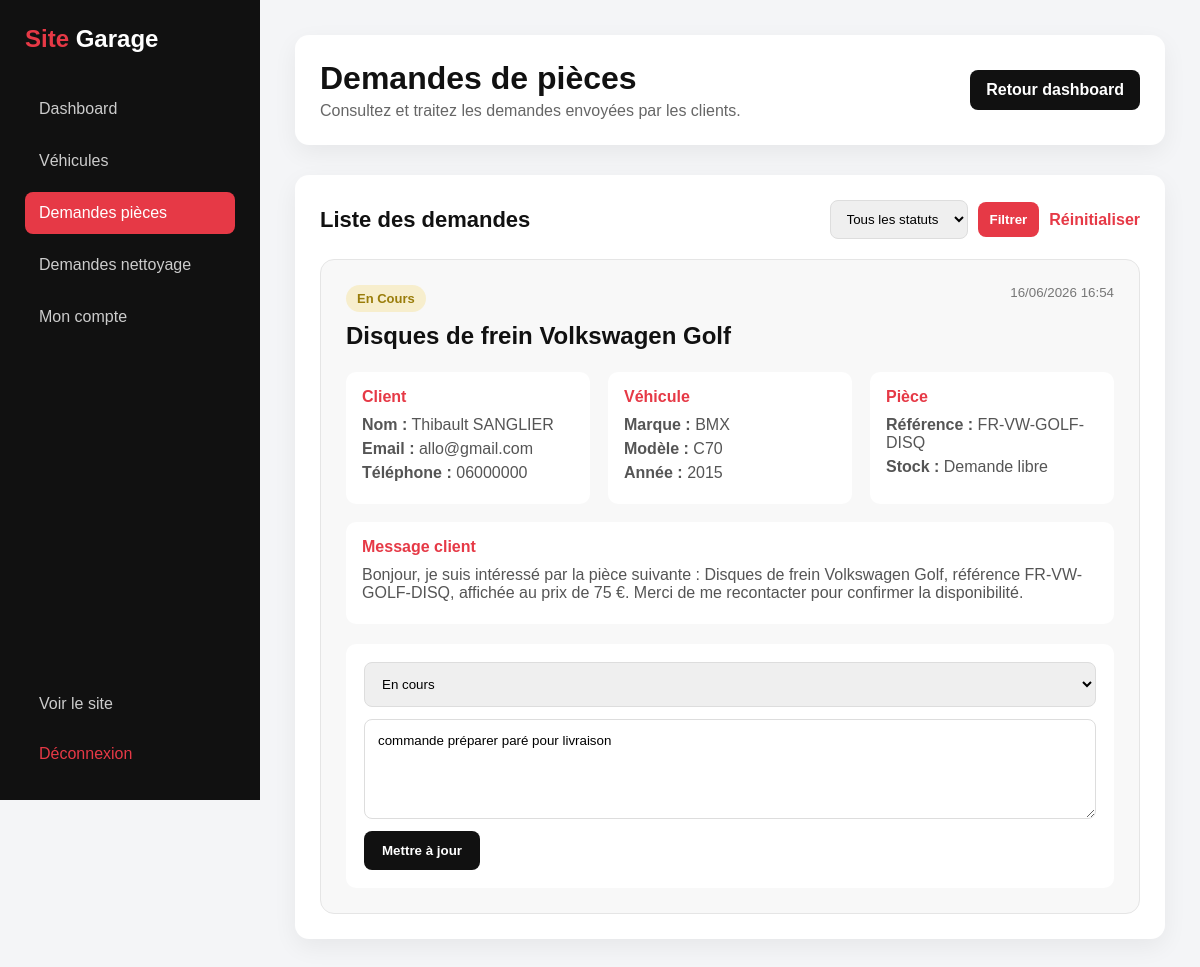
The app's page /admin/demandes_pieces.php (signed in) with its own data.
### tables this page shows
CREATE TABLE `demandes_pieces` (
  `id_demande_piece` int(11) NOT NULL AUTO_INCREMENT,
  `id_piece` int(11) DEFAULT NULL,
  `nom_client` varchar(120) NOT NULL,
  `email_client` varchar(150) NOT NULL,
  `telephone_client` varchar(30) NOT NULL,
  `marque_vehicule` varchar(100) DEFAULT NULL,
  `modele_vehicule` varchar(100) DEFAULT NULL,
  `annee_vehicule` varchar(20) DEFAULT NULL,
  `piece_recherchee` varchar(150) NOT NULL,
  `reference_piece` varchar(100) DEFAULT NULL,
  `message` text DEFAULT NULL,
  `statut` enum('nouvelle','en_cours','trouvee','impossible','terminee') DEFAULT 'nouvelle',
  `note_admin` text DEFAULT NULL,
  `date_demande` datetime DEFAULT current_timestamp(),
  PRIMARY KEY (`id_demande_piece`),
  KEY `id_piece` (`id_piece`),
  CONSTRAINT `demandes_pieces_ibfk_1` FOREIGN KEY (`id_piece`) REFERENCES `pieces` (`id_piece`) ON DELETE SET NULL
);

### admin/demandes_pieces.php (the view, shortened to what this page needs)
<?php
require_once '../config/db.php';
include 'includes/admin_header.php';
include 'includes/admin_sidebar.php';
$sql = "
    SELECT dp.*, p.nom AS nom_piece_stock, p.prix AS prix_piece_stock
    FROM demandes_pieces dp
    LEFT JOIN pieces p ON dp.id_piece = p.id_piece
    WHERE 1=1
";
$params = [];
$sql .= " ORDER BY dp.date_demande DESC";
$stmt = $pdo->prepare($sql);
$stmt->execute($params);
$demandes = $stmt->fetchAll();
?>
<main class="admin-main">
    <header class="admin-topbar">
        <div>
            <h1>Demandes de pièces</h1>
            <p>Consultez et traitez les demandes envoyées par les clients.</p>
        </div>
        <a href="dashboard.php" class="admin-topbar-btn">Retour dashboard</a>
    </header>
    <section class="admin-panel">
        <div class="admin-panel-header">
            <h2>Liste des demandes</h2>
            <form method="GET" action="demandes_pieces.php" class="admin-filter-form">
                <select name="statut">
                    <option value="">Tous les statuts</option>
                </select>
                <button type="submit">Filtrer</button>
                <a href="demandes_pieces.php">Réinitialiser</a>
            </form>
        </div>
        <?php if (count($demandes) > 0): ?>
            <div class="admin-requests-grid">
                <?php foreach ($demandes as $demande): ?>
                    <article class="admin-request-card">
                        <div class="request-card-header">
                            <div>
                                <span class="request-status status-<?= htmlspecialchars($demande['statut']) ?>">
                                    <?= htmlspecialchars(str_replace('_', ' ', $demande['statut'])) ?>
                                </span>
                                <h3><?= htmlspecialchars($demande['piece_recherchee']) ?></h3>
                            </div>
                            <small>
                                <?= date('d/m/Y H:i', strtotime($demande['date_demande'])) ?>
                            </small>
                        </div>
                        <div class="request-card-body">
                            <div class="request-section">
                                <h4>Client</h4>
                                <p><strong>Nom :</strong> <?= htmlspecialchars($demande['nom_client']) ?></p>
                                <p><strong>Email :</strong> <?= htmlspecialchars($demande['email_client']) ?></p>
                                <p><strong>Téléphone :</strong> <?= htmlspecialchars($demande['telephone_client']) ?></p>
                            </div>
                            <div class="request-section">
                                <h4>Véhicule</h4>
                                <p><strong>Marque :</strong> <?= htmlspecialchars($demande['marque_vehicule'] ?: 'Non renseignée') ?></p>
                                <p><strong>Modèle :</strong> <?= htmlspecialchars($demande['modele_vehicule'] ?: 'Non renseigné') ?></p>
                                <p><strong>Année :</strong> <?= htmlspecialchars($demande['annee_vehicule'] ?: 'Non renseignée') ?></p>
                            </div>
                            <div class="request-section">
                                <h4>Pièce</h4>
                                <p><strong>Référence :</strong> <?= htmlspecialchars($demande['reference_piece'] ?: 'Non renseignée') ?></p>
                                <?php if (!empty($demande['nom_piece_stock'])): ?>
                                    <p><strong>Stock :</strong> <?= htmlspecialchars($demande['nom_piece_stock']) ?></p>
                                    <p><strong>Prix stock :</strong> <?= number_format($demande['prix_piece_stock'], 0, ',', ' ') ?> €</p>
                                <?php else: ?>
                                    <p><strong>Stock :</strong> Demande libre</p>
                                <?php endif; ?>
                            </div>
                            <div class="request-section full">
                                <h4>Message client</h4>
                                <p><?= nl2br(htmlspecialchars($demande['message'] ?: 'Aucun message.')) ?></p>
                            </div>
                        </div>
                        <form method="POST" action="demandes_pieces.php" class="request-update-form">
                            <div class="form-row">
                                <select name="statut">
                                    <option value="en_cours" <?= $demande['statut'] === 'en_cours' ? 'selected' : '' ?>>En cours</option>
                                </select>
                            </div>
                            <textarea
                                name="note_admin"
                                placeholder="Note interne pour cette demande..."
                            ><?= htmlspecialchars($demande['note_admin'] ?? '') ?></textarea>
                            <button type="submit" class="admin-save-btn">Mettre à jour</button>
                        </form>
                    </article>
                <?php endforeach; ?>
            </div>
        <?php else: ?>
            <p class="admin-empty">Aucune demande de pièce trouvée.</p>
        <?php endif; ?>
    </section>
</main>
<?php include 'includes/admin_footer.php'; ?>

### admin/css/style_admin.css (style rules this page uses)
* { margin: 0; padding: 0; box-sizing: border-box; }
body { font-family: Arial, Helvetica, sans-serif; background: #f4f5f7; color: #111; }
.admin-main { grid-column: 2; padding: 35px; }
.admin-topbar { background: #fff; border-radius: 14px; padding: 25px; margin-bottom: 30px; display: flex; justify-content: space-between; gap: 20px; align-items: center; box-shadow: 0 8px 25px rgba(0, 0, 0, 0.06); }
.admin-topbar h1 { font-size: 32px; margin-bottom: 5px; }
.admin-topbar p { color: #666; }
.admin-topbar-btn { background: #111; color: #fff; text-decoration: none; padding: 11px 16px; border-radius: 8px; font-weight: bold; }
.admin-panel { background: #fff; border-radius: 14px; padding: 25px; box-shadow: 0 8px 25px rgba(0, 0, 0, 0.06); }
.admin-panel-header { display: flex; justify-content: space-between; gap: 15px; align-items: center; margin-bottom: 20px; }
.admin-panel-header h2 { font-size: 22px; }
.admin-panel-header a { color: #e63946; text-decoration: none; font-weight: bold; }
.admin-filter-form { display: flex; gap: 10px; flex-wrap: wrap; align-items: center; }
.admin-filter-form select, .admin-filter-form button { padding: 10px 12px; border: 1px solid #ddd; border-radius: 8px; }
.admin-filter-form button { background: #e63946; color: #fff; border: none; font-weight: bold; cursor: pointer; }
.admin-filter-form a { color: #e63946; text-decoration: none; font-weight: bold; }
.admin-requests-grid { display: grid; gap: 22px; }
.admin-request-card { background: #f8f8f8; border: 1px solid #e5e5e5; border-radius: 14px; padding: 25px; }
.request-card-header { display: flex; justify-content: space-between; gap: 18px; align-items: flex-start; margin-bottom: 22px; }
.request-card-header h3 { margin-top: 10px; font-size: 24px; }
.request-card-header small { color: #777; white-space: nowrap; }
.request-status { display: inline-block; padding: 6px 11px; border-radius: 20px; font-weight: bold; font-size: 13px; text-transform: capitalize; }
.status-en_cours { background: rgba(241, 196, 15, 0.18); color: #9a7d0a; }
.request-card-body { display: grid; grid-template-columns: repeat(3, 1fr); gap: 18px; margin-bottom: 20px; }
.request-section { background: #fff; border-radius: 10px; padding: 16px; }
.request-section.full { grid-column: 1 / -1; }
.request-section h4 { margin-bottom: 10px; color: #e63946; }
.request-section p { color: #555; margin-bottom: 6px; }
.request-update-form { background: #fff; padding: 18px; border-radius: 10px; display: grid; gap: 12px; }
.request-update-form select, .request-update-form textarea { width: 100%; padding: 13px; border: 1px solid #ddd; border-radius: 8px; font-family: Arial, Helvetica, sans-serif; }
.request-update-form textarea { min-height: 100px; resize: vertical; }
.admin-save-btn { justify-self: flex-start; background: #111; color: #fff; border: none; padding: 12px 18px; border-radius: 8px; font-weight: bold; cursor: pointer; }

### records on screen
demandes_pieces: statut "En Cours", piece_recherchee "Disques de frein Volkswagen Golf", date_demande "16/06/2026 16:54", nom_client "Thibault SANGLIER", email_client "allo@gmail.com", telephone_client "06000000", marque_vehicule "BMX", modele_vehicule "C70", annee_vehicule "2015", reference_piece "FR-VW-GOLF-DISQ", message "Bonjour, je suis intéressé par la pièce suivante : Disques de frein Volkswagen Golf, référence FR-VW-GOLF-DISQ, affichée au prix de 75 €. Merci de me recontacter pour confirmer la disponibilité.", statut "En cours", note_admin "commande préparer paré pour livraison"
